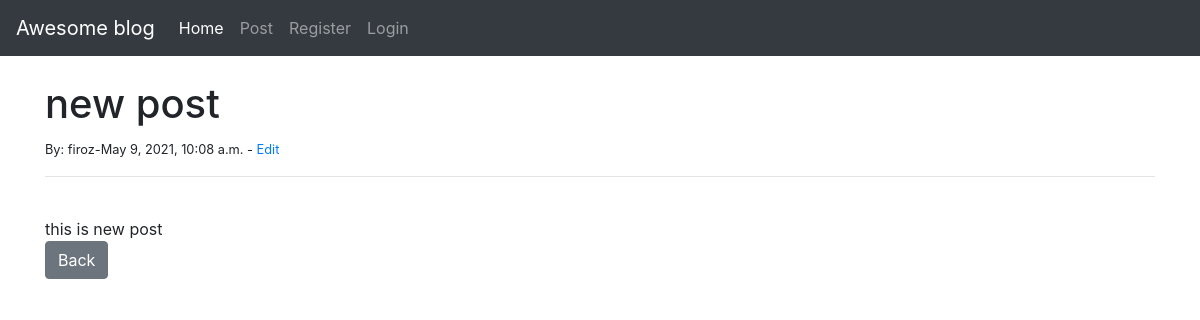
/article/7, run on the app's committed database.
### theblog/models.py (models this page shows, shortened)
class Post(models.Model):
    title = models.CharField(max_length=255)
    title_tag = models.CharField(max_length=255,default="")
    author = models.ForeignKey(User,on_delete=models.CASCADE)
    body = models.TextField()
    post_date = models.DateTimeField(auto_now_add=True)

### theblog/views.py (the view)
# urls.py: path('article/<int:pk>',ArticleDetailView.as_view(),name="article-detail"),
class ArticleDetailView(DetailView):
    model = Post
    template_name = 'article_details.htm'

### theblog/templates/article_details.htm (shortened to what this page needs)
{% extends 'base.htm' %}
{% load static %}
{% block content %}
    <h1>{{post.title}}</h1>
    <small>By: {{post.author.username}}-{{post.post_date}}    - <a href="{% url 'update_post' post.pk %}">Edit</a></small>
    <hr><br>
    {{post.body }}
    <br>
    <a href="{% url 'home' %}" class="btn btn-secondary">Back</a>
{% endblock content %}

### data on the page
Post: title "new post", author.username "firoz", post_date "May 9, 2021, 10:08 a.m.", body "this is new post"
